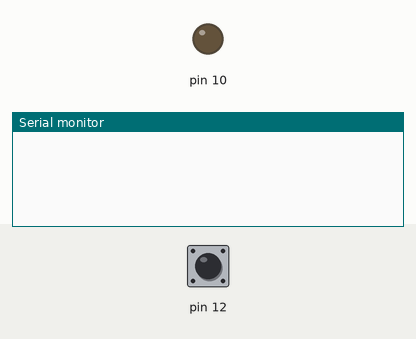
Bench run of a sketch on a simulated Arduino Uno, built with avr-gcc and run on an emulated ATmega328P. On the bench: output pins drawn as LEDs (lit = HIGH), the last lines printed to the serial monitor. The inputs (shaded band) are chosen by the test bench; at power-on: pin 12 LOW.

Above: at 1.2 s.
1.3 s: pin 12 pulsed HIGH 2 times (0.12 s each, 0.3 s apart)
At 1.64 s:
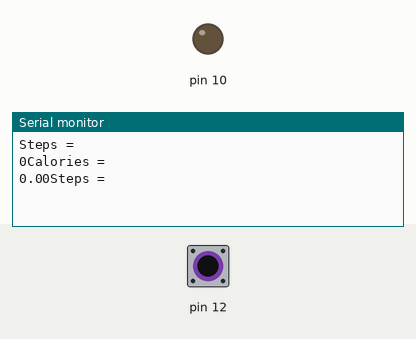
At 2.8 s:
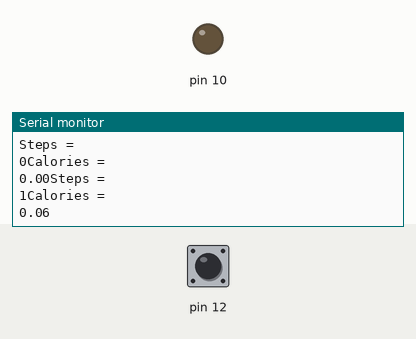

The sketch:

Step_count_Project.ino
```cpp
#include <SoftwareSerial.h>

void setup() {
  // put your setup code here, to run once:
    Serial.begin(9600);

    pinMode(12,INPUT);
    pinMode(10,OUTPUT);

}
int count = 0;
int steps = 0;
float calories;

void loop() {
  // put your main code here, to run repeatedly:
  if (digitalRead(12) == 1)
  {
    while(digitalRead(12) == 1);

    count++;
    steps = count / 2;
    Serial.println("Steps = ");
    Serial.print(steps);
    calories = 0.063 * steps;
    Serial.println("Calories = ");
    Serial.print(calories);

  }
}
```

Measured:
- after the input at 1.3 s, the serial monitor: prints a new line after 0.12 s (image 1)
